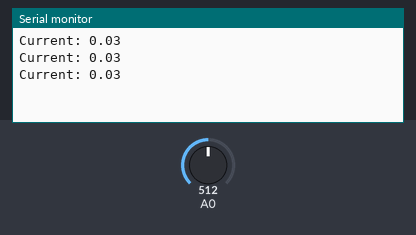
Simulated run of this sketch. Board: Arduino Uno, built with avr-gcc and run on an emulated ATmega328P. On the bench: the last lines printed to the serial monitor. The test bench sets the inputs (shaded band); at power-on: A0 = 512.

Above: at 1.3 s.
1.4 s: A0 set to 716
At 1.9 s:
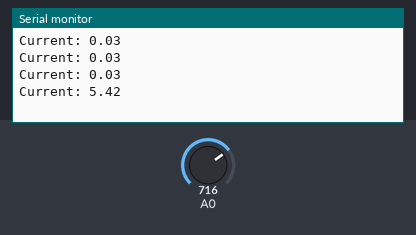
2.9 s: A0 set to 900
At 3.4 s:
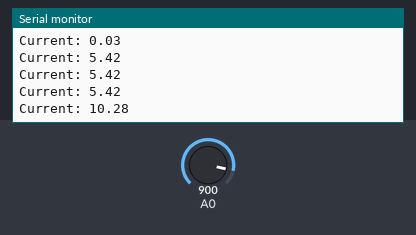
Timing chart, 0 to 5.9 s (numbered marks = the images above; inputs shaded):
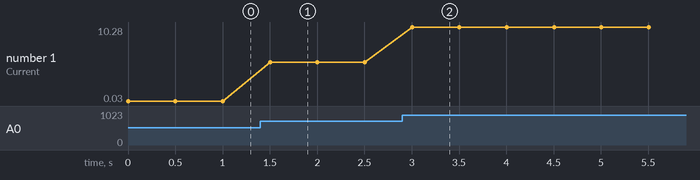

The sketch:

sketch_apr25currentsensore.ino
```cpp
int zero = 511;

void setup() {
  Serial.begin(9600);
}

void loop() {
  int value = analogRead(A0);

  float voltage = (value - zero) * (5.0 / 1023.0);
  float current = voltage / 0.185;

  Serial.print("Current: ");
  Serial.println(current);

  delay(500);
}
```

Measured:
- after the input at 1.4 s, the serial monitor: prints a new line after 0.10 s (image 1)
- after the input at 2.9 s, the serial monitor: prints a new line after 0.10 s (image 2)
- plotted number 1: 0.03 → 5.42 after the input at 1.4 s, 5.42 → 10.28 after the input at 2.9 s
